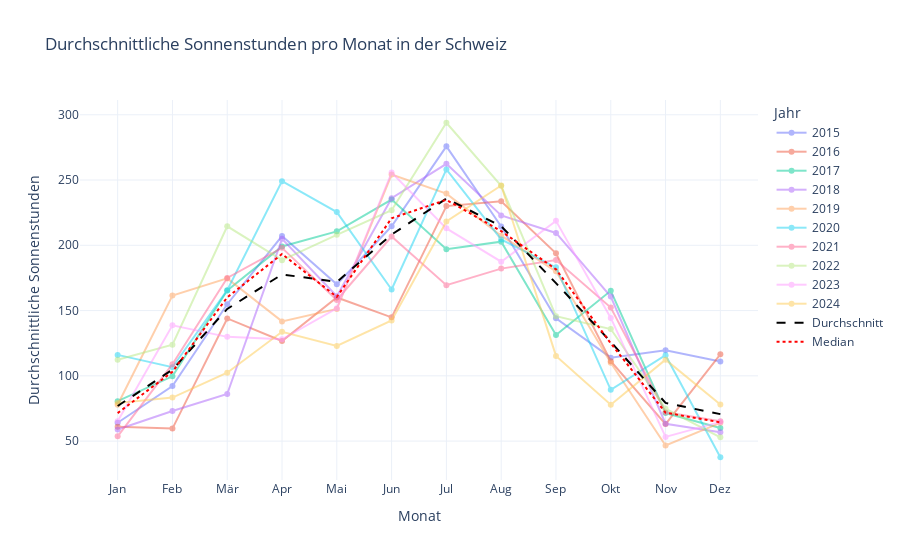

The cell this chart's notebook holds for it:
### Code cell
# Berechnen des durchschnittlichen Sonnenstunden pro Monat über alle Jahre
average_sunhours = monthly_data.mean(axis=1)

# Berechnen des Medians der Sonnenstunden pro Monat über alle Jahre
median_sunhours = monthly_data.median(axis=1)

# Interaktives Liniendiagramm mit Plotly
fig = go.Figure()

# Linien für jedes Jahr hinzufügen
for year in monthly_data.columns:
    fig.add_trace(go.Scatter(x=monthly_data.index, y=monthly_data[year], mode='lines+markers', name=str(year), opacity=0.5))

# Durchschnittslinie hinzufügen
fig.add_trace(go.Scatter(x=monthly_data.index, y=average_sunhours, mode='lines', name='Durchschnitt', line=dict(color='black', dash='dash')))

# Medianlinie hinzufügen
fig.add_trace(go.Scatter(x=monthly_data.index, y=median_sunhours, mode='lines', name='Median', line=dict(color='red', dash='dot')))

# Layout anpassen
fig.update_layout(
    title='Durchschnittliche Sonnenstunden pro Monat in der Schweiz',
    xaxis_title='Monat',
    yaxis_title='Durchschnittliche Sonnenstunden',
    xaxis=dict(tickmode='array', tickvals=list(range(1, 13)), ticktext=month_names),
    legend_title='Jahr',
    template='plotly_white'
)

fig.show()

fig.write_html('docs\\assets\\diagramme\\sunhours_per_month.html')

### Figure 1 — Plotly figure (JSON) as saved in the notebook; plotly's stock layout.template omitted (floating-point values rounded to 4 significant figures)
{"data": [{"mode": "lines+markers", "name": "2015", "opacity": 0.5, "type": "scatter", "x": [1, 2, 3, 4, 5, 6, 7, 8, 9, 10, 11, 12], "y": [64.08, 92.18, 154.9, 207.1, 170.1, 214.6, 275.8, 214.4, 144.1, 113.9, 119.7, 111.0]}, {"mode": "lines+markers", "name": "2016", "opacity": 0.5, "type": "scatter", "x": [1, 2, 3, 4, 5, 6, 7, 8, 9, 10, 11, 12], "y": [61.0, 59.58, 144.0, 126.7, 160.0, 144.8, 230.0, 233.8, 193.8, 111.2, 63.02, 116.5]}, {"mode": "lines+markers", "name": "2017", "opacity": 0.5, "type": "scatter", "x": [1, 2, 3, 4, 5, 6, 7, 8, 9, 10, 11, 12], "y": [80.62, 99.62, 165.4, 199.1, 210.7, 235.0, 197.0, 202.8, 131.2, 165.1, 71.47, 60.08]}, {"mode": "lines+markers", "name": "2018", "opacity": 0.5, "type": "scatter", "x": [1, 2, 3, 4, 5, 6, 7, 8, 9, 10, 11, 12], "y": [58.89, 73.03, 86.1, 205.0, 161.0, 236.1, 262.4, 222.9, 209.4, 160.7, 63.32, 56.72]}, {"mode": "lines+markers", "name": "2019", "opacity": 0.5, "type": "scatter", "x": [1, 2, 3, 4, 5, 6, 7, 8, 9, 10, 11, 12], "y": [77.83, 161.5, 174.6, 141.7, 151.3, 254.2, 239.6, 207.4, 180.1, 110.0, 46.62, 64.02]}, {"mode": "lines+markers", "name": "2020", "opacity": 0.5, "type": "scatter", "x": [1, 2, 3, 4, 5, 6, 7, 8, 9, 10, 11, 12], "y": [116.0, 106.6, 165.6, 249.1, 225.5, 166.1, 258.1, 204.5, 183.1, 89.31, 115.8, 37.64]}, {"mode": "lines+markers", "name": "2021", "opacity": 0.5, "type": "scatter", "x": [1, 2, 3, 4, 5, 6, 7, 8, 9, 10, 11, 12], "y": [53.68, 108.9, 175.0, 198.0, 158.1, 206.7, 169.4, 182.1, 188.8, 152.3, 72.09, 65.17]}, {"mode": "lines+markers", "name": "2022", "opacity": 0.5, "type": "scatter", "x": [1, 2, 3, 4, 5, 6, 7, 8, 9, 10, 11, 12], "y": [112.4, 123.9, 214.5, 188.6, 208.0, 226.9, 293.9, 245.6, 145.7, 135.9, 74.88, 52.87]}, {"mode": "lines+markers", "name": "2023", "opacity": 0.5, "type": "scatter", "x": [1, 2, 3, 4, 5, 6, 7, 8, 9, 10, 11, 12], "y": [65.12, 138.7, 129.8, 128.0, 151.7, 255.8, 213.0, 187.4, 218.7, 144.4, 53.24, 64.73]}, {"mode": "lines+markers", "name": "2024", "opacity": 0.5, "type": "scatter", "x": [1, 2, 3, 4, 5, 6, 7, 8, 9, 10, 11, 12], "y": [79.22, 83.35, 102.4, 133.8, 122.8, 142.4, 218.2, 245.8, 115.2, 77.82, 112.4, 78.06]}, {"line": {"color": "black", "dash": "dash"}, "mode": "lines", "name": "Durchschnitt", "type": "scatter", "x": [1, 2, 3, 4, 5, 6, 7, 8, 9, 10, 11, 12], "y": [76.88, 104.7, 151.2, 177.7, 171.9, 208.3, 235.7, 214.7, 171.0, 126.1, 79.25, 70.68]}, {"line": {"color": "red", "dash": "dot"}, "mode": "lines", "name": "Median", "type": "scatter", "x": [1, 2, 3, 4, 5, 6, 7, 8, 9, 10, 11, 12], "y": [71.48, 103.1, 160.1, 193.3, 160.5, 220.7, 234.8, 210.9, 181.6, 124.9, 71.78, 64.38]}], "layout": {"legend": {"title": {"text": "Jahr"}}, "title": {"text": "Durchschnittliche Sonnenstunden pro Monat in der Schweiz"}, "xaxis": {"tickmode": "array", "ticktext": ["Jan", "Feb", "Mär", "Apr", "Mai", "Jun", "Jul", "Aug", "Sep", "Okt", "Nov", "Dez"], "tickvals": [1, 2, 3, 4, 5, 6, 7, 8, 9, 10, 11, 12], "title": {"text": "Monat"}}, "yaxis": {"title": {"text": "Durchschnittliche Sonnenstunden"}}}}
